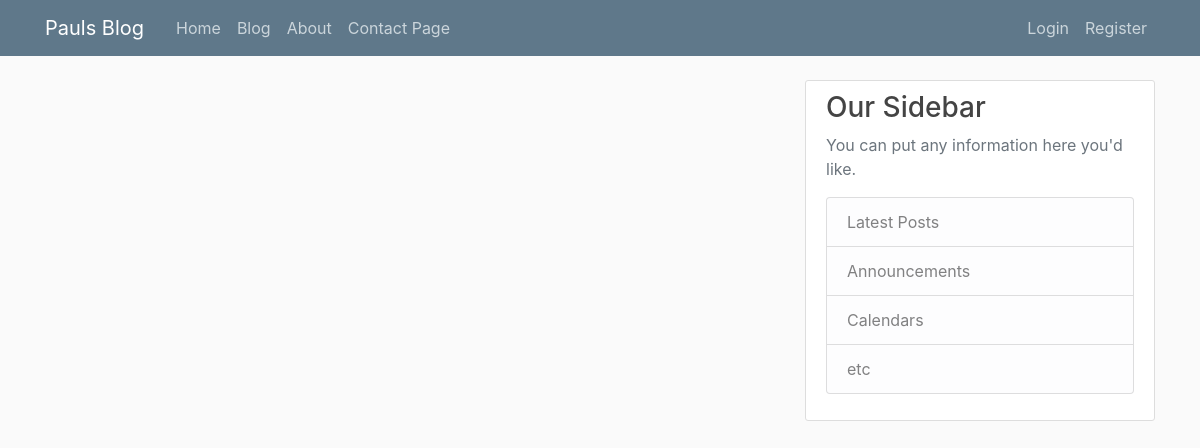
The page /blogapp/ on the database as committed earlier.
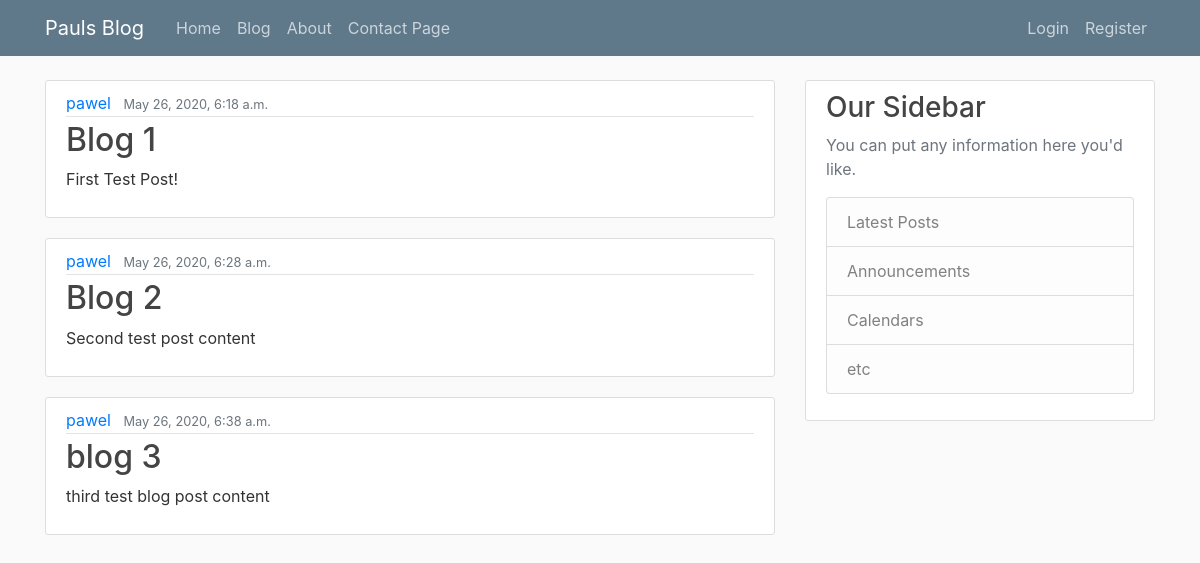
The same page on the database as committed later.
### blogapp/models.py (models this page shows, shortened)
class Post(models.Model):
    title = models.CharField(max_length=100)
    content = models.TextField()
    date_posted = models.DateTimeField(default=timezone.now)
    author = models.ForeignKey(User, on_delete=models.CASCADE)

### blogapp/views.py (the view)
# urls.py: path('', views.home, name='blog-home'),
def home(request):
    context = {
        'posts': Post.objects.all()
    }
    return render(request, 'blogapp/home.html', context)

### blogapp/templates/blogapp/home.html
{% extends "blogapp/base.html" %}
{% block content %}
{% for post in posts %}
<article class="media content-section">
  <div class="media-body">
    <div class="article-metadata">
      <a class="mr-2" href="#">{{ post.author }}</a>
      <small class="text-muted">{{ post.date_posted }}</small>
    </div>
    <h2><a class="article-title" href="#">{{ post.title }}</a></h2>
    <p class="article-content">{{ post.content }}</p>
  </div>
</article>
{% endfor %}
{% endblock content %}

### blogapp/templates/blogapp/base.html (shortened to what this page needs)
{% load static %}
<!DOCTYPE html>
<html lang="en" dir="ltr">
<head>
  <link rel="stylesheet" href="https://stackpath.bootstrapcdn.com/bootstrap/4.5.0/css/bootstrap.min.css">
  <link rel="stylesheet" href="{% static 'blogapp/main.css' %}">
</head>
<body>
  <header class="site-header">
    <nav class="navbar navbar-expand-md navbar-dark bg-steel fixed-top">
      <div class="container">
        <a class="navbar-brand mr-4" href="/">Pauls Blog</a>
        <div class="collapse navbar-collapse" id="navbarToggle">
          <div class="navbar-nav mr-auto">
            <a class="nav-item nav-link" href="/">Home</a>
            <a class="nav-item nav-link" href="{% url 'blog-home' %}">Blog</a>
            <a class="nav-item nav-link" href="{% url 'blog-about' %}">About</a>
            <a class="nav-item nav-link" href="{% url 'contact-home' %}">Contact Page</a>
          </div>
          <div class="navbar-nav">
            <a class="nav-item nav-link" href="#">Login</a>
            <a class="nav-item nav-link" href="#">Register</a>
          </div>
        </div>
      </div>
    </nav>
  </header>
  <main role="main" class="container">
    <div class="row">
      <div class="col-md-8">
        {% block content %}{% endblock %}
      </div>
      <div class="col-md-4">
        <div class="content-section">
          <h3>Our Sidebar</h3>
          <p class='text-muted'>You can put any information here you'd like.
          <ul class="list-group">
            <li class="list-group-item list-group-item-light">Latest Posts</li>
            <li class="list-group-item list-group-item-light">Announcements</li>
            <li class="list-group-item list-group-item-light">Calendars</li>
            <li class="list-group-item list-group-item-light">etc</li>
          </ul>
          </p>
        </div>
      </div>
    </div>
  </main>
</body>
</html>

### blogapp/static/blogapp/main.css (style rules this page uses)
body { background: #fafafa; color: #333333; margin-top: 5rem; }
h1, h2, h3, h4, h5, h6 { color: #444444; }
ul { margin: 0; }
.bg-steel { background-color: #5f788a; }
.site-header .navbar-nav .nav-link { color: #cbd5db; }
.content-section { background: #ffffff; padding: 10px 20px; border: 1px solid #dddddd; border-radius: 3px; margin-bottom: 20px; }
.article-title { color: #444444; }
.article-content { white-space: pre-line; }
.article-metadata { padding-bottom: 1px; margin-bottom: 4px; border-bottom: 1px solid #e3e3e3 }

Rows that differ between the two databases and show on the page:
added Post: author "pawel", date_posted "May 26, 2020, 6:18 a.m.", title "Blog 1", content "First Test Post!"
added Post: author "pawel", date_posted "May 26, 2020, 6:28 a.m.", title "Blog 2", content "Second test post content"
added Post: author "pawel", date_posted "May 26, 2020, 6:38 a.m.", title "blog 3", content "third test blog post content"
